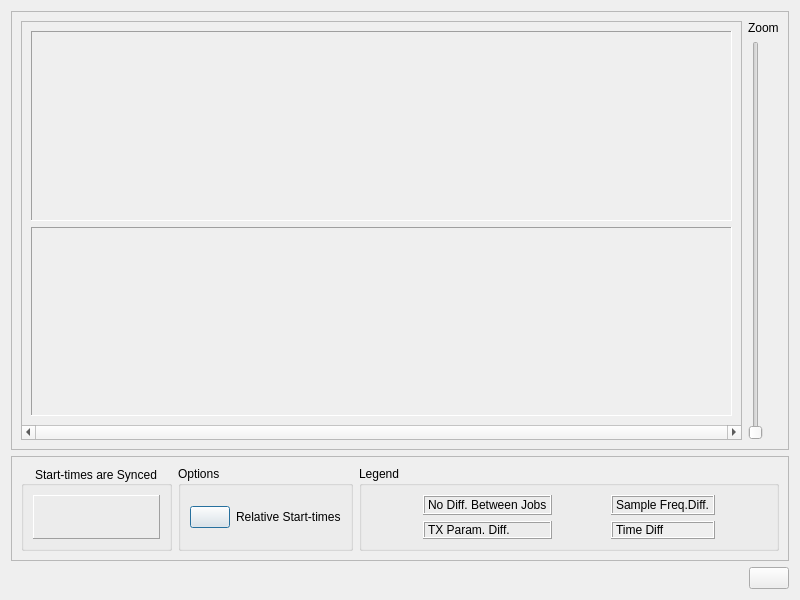
<?xml version="1.0" encoding="UTF-8"?>
<ui version="4.0">
 <class>CompareJobLists</class>
 <widget class="QDialog" name="CompareJobLists">
  <property name="geometry">
   <rect>
    <x>0</x>
    <y>0</y>
    <width>800</width>
    <height>600</height>
   </rect>
  </property>
  <property name="windowTitle">
   <string>Dialog</string>
  </property>
  <layout class="QVBoxLayout" name="verticalLayout">
   <item>
    <widget class="QFrame" name="frame">
     <property name="frameShape">
      <enum>QFrame::StyledPanel</enum>
     </property>
     <property name="frameShadow">
      <enum>QFrame::Raised</enum>
     </property>
     <layout class="QHBoxLayout" name="horizontalLayout_2">
      <item>
       <widget class="QScrollArea" name="scrollArea">
        <property name="horizontalScrollBarPolicy">
         <enum>Qt::ScrollBarAlwaysOn</enum>
        </property>
        <property name="widgetResizable">
         <bool>true</bool>
        </property>
        <widget class="QWidget" name="scrollAreaWidgetContents">
         <property name="geometry">
          <rect>
           <x>0</x>
           <y>0</y>
           <width>726</width>
           <height>332</height>
          </rect>
         </property>
         <layout class="QVBoxLayout" name="verticalLayout_4">
          <item>
           <layout class="QVBoxLayout" name="jobLayout">
            <item>
             <widget class="QFrame" name="frSrcJoblist">
              <property name="autoFillBackground">
               <bool>true</bool>
              </property>
              <property name="frameShape">
               <enum>QFrame::Panel</enum>
              </property>
              <property name="frameShadow">
               <enum>QFrame::Sunken</enum>
              </property>
              <layout class="QHBoxLayout" name="horizontalLayout_3">
               <item>
                <layout class="QHBoxLayout" name="hlSrcJobList"/>
               </item>
              </layout>
             </widget>
            </item>
           </layout>
          </item>
          <item>
           <widget class="QFrame" name="frCmpJoblist">
            <property name="autoFillBackground">
             <bool>true</bool>
            </property>
            <property name="frameShape">
             <enum>QFrame::Panel</enum>
            </property>
            <property name="frameShadow">
             <enum>QFrame::Sunken</enum>
            </property>
            <layout class="QHBoxLayout" name="horizontalLayout_4">
             <item>
              <layout class="QHBoxLayout" name="hlCmpJobList"/>
             </item>
            </layout>
           </widget>
          </item>
         </layout>
        </widget>
       </widget>
      </item>
      <item>
       <layout class="QVBoxLayout" name="verticalLayout_2">
        <item>
         <widget class="QLabel" name="label_2">
          <property name="text">
           <string>Zoom</string>
          </property>
         </widget>
        </item>
        <item>
         <widget class="QSlider" name="slZoom">
          <property name="maximum">
           <number>1000</number>
          </property>
          <property name="pageStep">
           <number>50</number>
          </property>
          <property name="orientation">
           <enum>Qt::Vertical</enum>
          </property>
         </widget>
        </item>
       </layout>
      </item>
     </layout>
    </widget>
   </item>
   <item>
    <widget class="QFrame" name="frame_3">
     <property name="frameShape">
      <enum>QFrame::StyledPanel</enum>
     </property>
     <property name="frameShadow">
      <enum>QFrame::Raised</enum>
     </property>
     <layout class="QHBoxLayout" name="horizontalLayout_5">
      <item>
       <widget class="QGroupBox" name="groupBox_3">
        <property name="layoutDirection">
         <enum>Qt::LeftToRight</enum>
        </property>
        <property name="title">
         <string>Start-times are Synced</string>
        </property>
        <property name="alignment">
         <set>Qt::AlignCenter</set>
        </property>
        <layout class="QHBoxLayout" name="horizontalLayout_6">
         <item>
          <layout class="QVBoxLayout" name="vlLed">
           <item>
            <widget class="QLabel" name="labLedStartTimeSynced">
             <property name="frameShape">
              <enum>QFrame::Panel</enum>
             </property>
             <property name="frameShadow">
              <enum>QFrame::Raised</enum>
             </property>
             <property name="text">
              <string/>
             </property>
             <property name="alignment">
              <set>Qt::AlignCenter</set>
             </property>
            </widget>
           </item>
          </layout>
         </item>
        </layout>
       </widget>
      </item>
      <item>
       <widget class="QGroupBox" name="groupBox">
        <property name="title">
         <string>Options</string>
        </property>
        <layout class="QGridLayout" name="gridLayout_2">
         <item row="0" column="0">
          <widget class="QPushButton" name="pbRelativeStart">
           <property name="text">
            <string/>
           </property>
           <property name="icon">
            <iconset resource="jle_resources.qrc">
             <normaloff>:/icons/Resources/pic/Button_Checked.png</normaloff>:/icons/Resources/pic/Button_Checked.png</iconset>
           </property>
           <property name="iconSize">
            <size>
             <width>64</width>
             <height>64</height>
            </size>
           </property>
          </widget>
         </item>
         <item row="0" column="1">
          <widget class="QLabel" name="label">
           <property name="text">
            <string>Relative Start-times</string>
           </property>
          </widget>
         </item>
        </layout>
       </widget>
      </item>
      <item>
       <widget class="QGroupBox" name="groupBox_2">
        <property name="title">
         <string>Legend</string>
        </property>
        <layout class="QGridLayout" name="gridLayout">
         <item row="0" column="2">
          <widget class="QLabel" name="labNoDiff">
           <property name="frameShape">
            <enum>QFrame::Box</enum>
           </property>
           <property name="frameShadow">
            <enum>QFrame::Raised</enum>
           </property>
           <property name="text">
            <string>No Diff. Between Jobs</string>
           </property>
          </widget>
         </item>
         <item row="0" column="4">
          <widget class="QLabel" name="labSampleFreqDiff">
           <property name="frameShape">
            <enum>QFrame::Box</enum>
           </property>
           <property name="frameShadow">
            <enum>QFrame::Raised</enum>
           </property>
           <property name="text">
            <string>Sample Freq.Diff.</string>
           </property>
          </widget>
         </item>
         <item row="1" column="4">
          <widget class="QLabel" name="labTimeDiff">
           <property name="autoFillBackground">
            <bool>true</bool>
           </property>
           <property name="frameShape">
            <enum>QFrame::Box</enum>
           </property>
           <property name="frameShadow">
            <enum>QFrame::Raised</enum>
           </property>
           <property name="text">
            <string>Time Diff</string>
           </property>
          </widget>
         </item>
         <item row="1" column="2">
          <widget class="QLabel" name="labTXParamDiff">
           <property name="frameShape">
            <enum>QFrame::Box</enum>
           </property>
           <property name="frameShadow">
            <enum>QFrame::Raised</enum>
           </property>
           <property name="text">
            <string>TX Param. Diff.</string>
           </property>
          </widget>
         </item>
         <item row="0" column="5">
          <spacer name="horizontalSpacer_2">
           <property name="orientation">
            <enum>Qt::Horizontal</enum>
           </property>
           <property name="sizeHint" stdset="0">
            <size>
             <width>40</width>
             <height>20</height>
            </size>
           </property>
          </spacer>
         </item>
         <item row="0" column="3">
          <spacer name="horizontalSpacer_3">
           <property name="orientation">
            <enum>Qt::Horizontal</enum>
           </property>
           <property name="sizeHint" stdset="0">
            <size>
             <width>40</width>
             <height>20</height>
            </size>
           </property>
          </spacer>
         </item>
         <item row="0" column="1">
          <spacer name="horizontalSpacer_4">
           <property name="orientation">
            <enum>Qt::Horizontal</enum>
           </property>
           <property name="sizeHint" stdset="0">
            <size>
             <width>40</width>
             <height>20</height>
            </size>
           </property>
          </spacer>
         </item>
        </layout>
       </widget>
      </item>
     </layout>
    </widget>
   </item>
   <item>
    <layout class="QHBoxLayout" name="horizontalLayout">
     <item>
      <spacer name="horizontalSpacer">
       <property name="orientation">
        <enum>Qt::Horizontal</enum>
       </property>
       <property name="sizeHint" stdset="0">
        <size>
         <width>40</width>
         <height>20</height>
        </size>
       </property>
      </spacer>
     </item>
     <item>
      <widget class="QPushButton" name="pbOK">
       <property name="text">
        <string/>
       </property>
       <property name="icon">
        <iconset resource="jle_resources.qrc">
         <normaloff>:/icons/Resources/pic/Button_Checked.png</normaloff>:/icons/Resources/pic/Button_Checked.png</iconset>
       </property>
       <property name="iconSize">
        <size>
         <width>64</width>
         <height>64</height>
        </size>
       </property>
      </widget>
     </item>
    </layout>
   </item>
  </layout>
 </widget>
 <resources>
  <include location="jle_resources.qrc"/>
 </resources>
 <connections/>
</ui>
